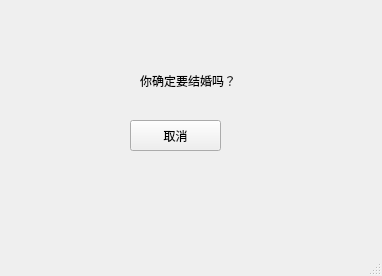
<?xml version="1.0" encoding="UTF-8"?>
<ui version="4.0">
 <class>Ok</class>
 <widget class="QMainWindow" name="Ok">
  <property name="geometry">
   <rect>
    <x>0</x>
    <y>0</y>
    <width>382</width>
    <height>276</height>
   </rect>
  </property>
  <property name="windowTitle">
   <string>MainWindow</string>
  </property>
  <widget class="QWidget" name="centralwidget">
   <widget class="QLabel" name="label">
    <property name="geometry">
     <rect>
      <x>140</x>
      <y>50</y>
      <width>111</width>
      <height>61</height>
     </rect>
    </property>
    <property name="text">
     <string>你确定要结婚吗？</string>
    </property>
   </widget>
   <widget class="QPushButton" name="pushButton">
    <property name="geometry">
     <rect>
      <x>130</x>
      <y>120</y>
      <width>91</width>
      <height>31</height>
     </rect>
    </property>
    <property name="text">
     <string>取消</string>
    </property>
   </widget>
  </widget>
  <widget class="QMenuBar" name="menubar">
   <property name="geometry">
    <rect>
     <x>0</x>
     <y>0</y>
     <width>382</width>
     <height>17</height>
    </rect>
   </property>
  </widget>
  <widget class="QStatusBar" name="statusbar"/>
 </widget>
 <resources/>
 <connections/>
</ui>
